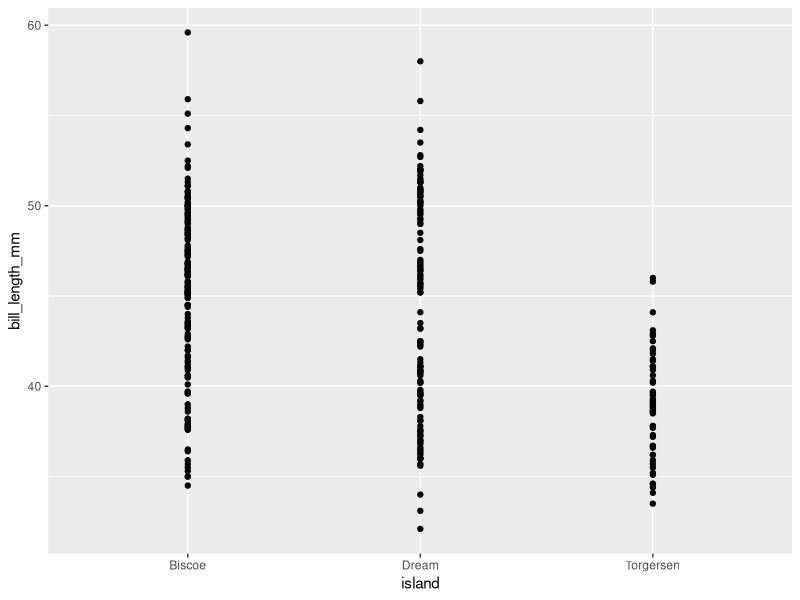

Source code (R):
## ---- chunk 1
knitr::opts_chunk$set(echo = FALSE)
library(tidyverse)
library(palmerpenguins)
palmerpenguins::penguins %>% 
  ggplot2::ggplot(aes(island, bill_length_mm)) +
  ggplot2::geom_point()

